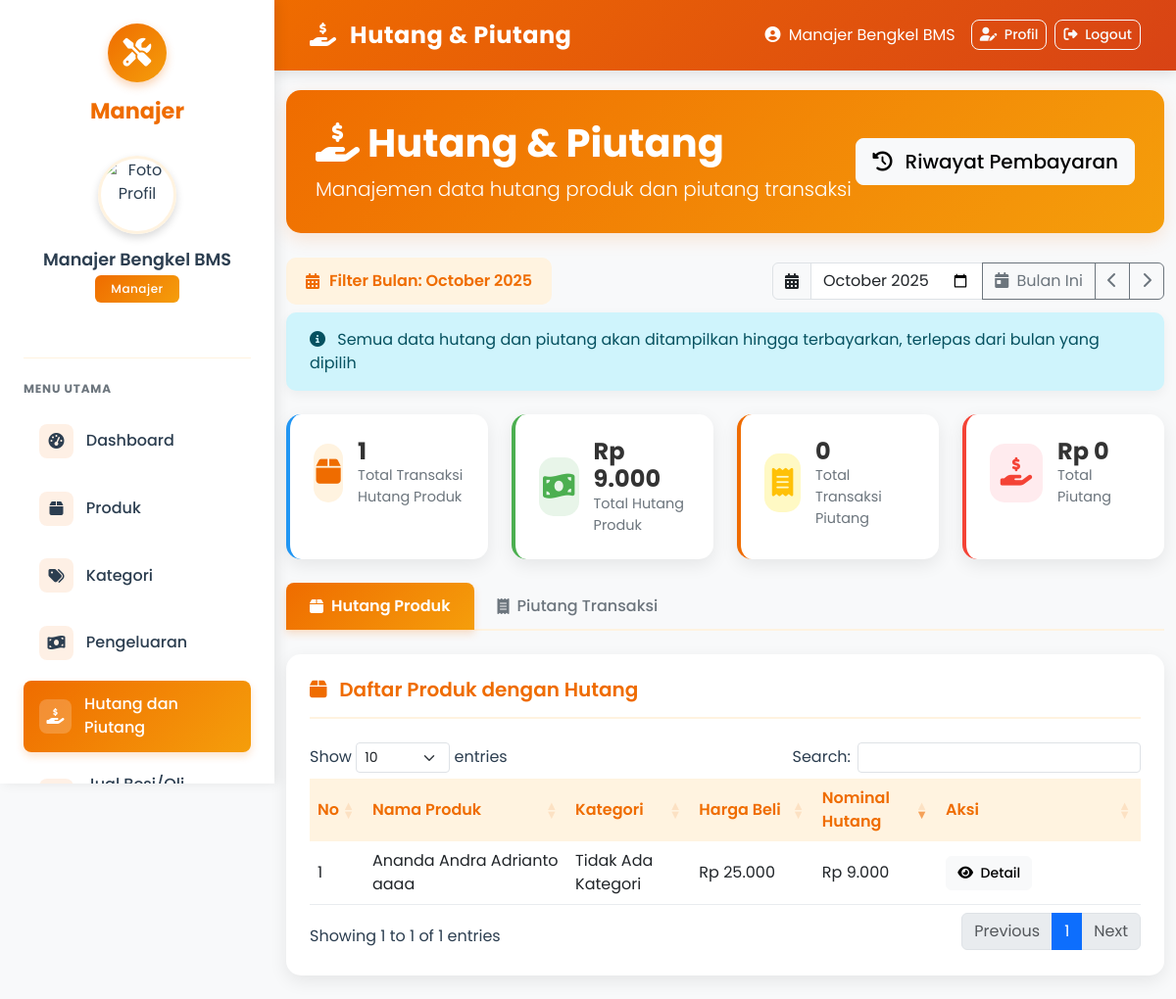
Screenshot of /manajer/hutang_piutang.php (signed in) with the database file from the repository.
### tables this page shows
CREATE TABLE `produk` (
  `id` int(11) NOT NULL,
  `nama` varchar(50) NOT NULL,
  `harga_beli` decimal(10,2) DEFAULT NULL,
  `harga_jual` decimal(10,2) NOT NULL,
  `stok` int(11) NOT NULL,
  `kategori_id` int(11) DEFAULT NULL,
  `hutang_sparepart` enum('Hutang','Cash') DEFAULT 'Cash',
  `nominal_hutang` decimal(10,2) DEFAULT 0.00
);

### manajer/hutang_piutang.php (the view, shortened to what this page needs)
<?php
include '../config.php';
$bulan_ini = date('Y-m');
$bulan_filter = isset($_GET['bulan']) ? $_GET['bulan'] : $bulan_ini;
$hutang_produk_query = "SELECT * FROM produk WHERE hutang_sparepart = 'Hutang' AND nominal_hutang > 0 ORDER BY nominal_hutang DESC";
$hutang_produk_result = mysqli_query($conn, $hutang_produk_query);
$summary_query = "SELECT
                  (SELECT COUNT(*) FROM produk WHERE hutang_sparepart = 'Hutang' AND nominal_hutang > 0) as total_produk_hutang,
                  (SELECT SUM(nominal_hutang) FROM produk WHERE hutang_sparepart = 'Hutang' AND nominal_hutang > 0) as total_hutang_produk,
                  (SELECT COUNT(*) FROM transaksi WHERE status_hutang = 1 AND hutang > 0) as total_transaksi_piutang,
                  (SELECT SUM(hutang) FROM transaksi WHERE status_hutang = 1 AND hutang > 0) as total_piutang_transaksi";
$summary_result = mysqli_query($conn, $summary_query);
$summary_data = mysqli_fetch_assoc($summary_result);
?>
<!DOCTYPE html>
<html lang="id">
<head>
  <link href="https://cdn.jsdelivr.net/npm/bootstrap@5.3.0/dist/css/bootstrap.min.css" rel="stylesheet">
  <link rel="stylesheet" href="https://cdnjs.cloudflare.com/ajax/libs/font-awesome/6.4.0/css/all.min.css">
  <link rel="stylesheet" href="https://cdn.datatables.net/1.13.6/css/dataTables.bootstrap5.min.css">
</head>
<body>
  <?php include 'sidebar.php'; ?>
  <div class="content">
    <nav class="navbar navbar-expand-lg navbar-dark">
      <div class="container-fluid">
        <span class="navbar-brand">
          <i class="fas fa-hand-holding-usd me-2"></i>
          Hutang & Piutang
        </span>
        <div class="d-flex align-items-center">
          <span class="text-white me-3">
            <i class="fas fa-user-circle me-1"></i>
            <?= htmlspecialchars($_SESSION['manajer']['nama']) ?>
          </span>
          <a href="profile.php" class="btn btn-outline-light btn-sm me-2">
            <i class="fas fa-user-edit me-1"></i> Profil
          </a>
          <a href="logout.php" class="btn btn-outline-light btn-sm">
            <i class="fas fa-sign-out-alt me-1"></i> Logout
          </a>
        </div>
      </div>
    </nav>
    <div class="container-fluid">
      <div class="page-header">
        <div class="d-flex justify-content-between align-items-center">
          <div>
            <h1><i class="fas fa-hand-holding-usd me-2"></i>Hutang & Piutang</h1>
            <p class="lead mb-0">Manajemen data hutang produk dan piutang transaksi</p>
          </div>
          <a href="riwayat_hutang_piutang.php" class="btn btn-light btn-lg">
            <i class="fas fa-history me-2"></i>
            Riwayat Pembayaran
          </a>
        </div>
      </div>
      <div class="filter-controls">
        <div class="d-flex gap-2 justify-content-between align-items-center">
          <div class="month-badge">
            <i class="fas fa-calendar-alt"></i>
            <span>Filter Bulan: <?= date('F Y', strtotime($bulan_filter . '-01')) ?></span>
          </div>
          <div class="d-flex gap-2">
            <div class="input-group" style="max-width: 400px;">
              <span class="input-group-text"><i class="fas fa-calendar-alt"></i></span>
              <input type="month" id="bulanTahunFilter" class="form-control" value="<?= $bulan_filter ?>"
                     onchange="filterByMonth(this.value)">
              <button class="btn btn-outline-secondary" onclick="setCurrentMonth()">
                <i class="fas fa-calendar-day me-1"></i> Bulan Ini
              </button>
              <button class="btn btn-outline-secondary" onclick="setPrevMonth()">
                <i class="fas fa-chevron-left"></i>
              </button>
              <button class="btn btn-outline-secondary" onclick="setNextMonth()">
                <i class="fas fa-chevron-right"></i>
              </button>
            </div>
          </div>
        </div>
        <div class="alert alert-info mt-2 mb-0">
          <i class="fas fa-info-circle me-2"></i>
          <span>Semua data hutang dan piutang akan ditampilkan hingga terbayarkan, terlepas dari bulan yang dipilih</span>
        </div>
      </div>
      <div class="row g-4 mb-4">
        <div class="col-md-3">
          <div class="stats-card-wrapper stats-card-blue">
            <div class="stats-card">
              <div class="stats-icon-container">
                <i class="fas fa-box stats-icon stats-icon-products"></i>
              </div>
              <div class="stats-content">
                <h3><?= number_format($summary_data['total_produk_hutang'] ?? 0) ?></h3>
                <p>Total Transaksi Hutang Produk</p>
              </div>
            </div>
          </div>
        </div>
        <div class="col-md-3">
          <div class="stats-card-wrapper stats-card-green">
            <div class="stats-card">
              <div class="stats-icon-container stats-icon-money">
                <i class="fas fa-money-bill-wave stats-icon"></i>
              </div>
              <div class="stats-content">
                <h3>Rp <?= number_format($summary_data['total_hutang_produk'] ?? 0, 0, ',', '.') ?></h3>
                <p>Total Hutang Produk</p>
              </div>
            </div>
          </div>
        </div>
        <div class="col-md-3">
          <div class="stats-card-wrapper stats-card-orange">
            <div class="stats-card">
              <div class="stats-icon-container stats-icon-receipt">
                <i class="fas fa-receipt stats-icon"></i>
              </div>
              <div class="stats-content">
                <h3><?= number_format($summary_data['total_transaksi_piutang'] ?? 0) ?></h3>
                <p>Total Transaksi Piutang</p>
              </div>
            </div>
          </div>
        </div>
        <div class="col-md-3">
          <div class="stats-card-wrapper stats-card-red">
            <div class="stats-card">
              <div class="stats-icon-container stats-icon-total">
                <i class="fas fa-hand-holding-usd stats-icon"></i>
              </div>
              <div class="stats-content">
                <h3>Rp <?= number_format($summary_data['total_piutang_transaksi'] ?? 0, 0, ',', '.') ?></h3>
                <p>Total Piutang</p>
              </div>
            </div>
          </div>
        </div>
      </div>
      <ul class="nav nav-tabs" id="piutangTabs" role="tablist">
        <li class="nav-item" role="presentation">
          <button class="nav-link active" id="hutang-produk-tab" data-bs-toggle="tab" data-bs-target="#hutang-produk" type="button" role="tab">
            <i class="fas fa-box me-2"></i> Hutang Produk
          </button>
        </li>
        <li class="nav-item" role="presentation">
          <button class="nav-link" id="piutang-transaksi-tab" data-bs-toggle="tab" data-bs-target="#piutang-transaksi" type="button" role="tab">
            <i class="fas fa-receipt me-2"></i> Piutang Transaksi
          </button>
        </li>
      </ul>
      <div class="tab-content" id="piutangTabContent">
        <div class="tab-pane fade show active" id="hutang-produk" role="tabpanel" tabindex="0">
          <div class="data-card">
            <div class="card-header-actions">
              <h5 class="card-title">
                <i class="fas fa-box me-2"></i>
                Daftar Produk dengan Hutang
              </h5>
            </div>
            <div class="table-responsive">
              <table class="table table-hover" id="hutangProdukTable">
                <thead>
                  <tr>
                    <th width="5%">No</th>
                    <th width="25%">Nama Produk</th>
                    <th width="15%">Kategori</th>
                    <th width="15%">Harga Beli</th>
                    <th width="15%">Nominal Hutang</th>
                    <th width="25%">Aksi</th>
                  </tr>
                </thead>
                <tbody>
                  <?php
                  $no = 1;
                  if (mysqli_num_rows($hutang_produk_result) > 0):
                    while ($row = mysqli_fetch_assoc($hutang_produk_result)):
                      $kategori_id = $row['kategori_id'];
                      $kategori_query = "SELECT nama_kategori FROM kategori WHERE id = '$kategori_id'";
                      $kategori_result = mysqli_query($conn, $kategori_query);
                      $kategori_name = mysqli_fetch_assoc($kategori_result)['nama_kategori'] ?? 'Tidak Ada Kategori';
                  ?>
                  <tr>
                    <td><?= $no++ ?></td>
                    <td><?= htmlspecialchars($row['nama']) ?></td>
                    <td><?= htmlspecialchars($kategori_name) ?></td>
                    <td>Rp <?= number_format($row['harga_beli'], 0, ',', '.') ?></td>
                    <td>Rp <?= number_format($row['nominal_hutang'], 0, ',', '.') ?></td>
                    <td>
                      <a href="hutang_detail.php?id=<?= $row['id'] ?>" class="btn btn-sm btn-light btn-action">
                        <i class="fas fa-eye me-1"></i> Detail
                      </a>
                    </td>
                  </tr>
                  <?php
                    endwhile;
                  else:
                  ?>
                  <tr>
                    <td colspan="6" class="text-center py-4">Tidak ada produk dengan hutang</td>
                  </tr>
                  <?php endif; ?>
                </tbody>
              </table>
            </div>
          </div>
        </div>
      </div>
    </div>
  </div>
</body>
</html>

### manajer/hutang_piutang.php (style rules this page uses)
:root { --primary-orange: #EF6C00; --secondary-orange: #F59E0B; --light-orange: #FFF3E0; --accent-orange: #D84315; --white: #ffffff; --light-gray: #f8f9fa; --text-dark: #2C3E50; --border-color: #e1e7ef; }
body { font-family: 'Poppins', sans-serif; background-color: var(--light-gray); margin: 0; padding: 0; color: var(--text-dark); }
.content { margin-left: 280px; transition: margin-left 0.3s ease; min-height: 100vh; }
.navbar { background: linear-gradient(135deg, var(--primary-orange), var(--accent-orange)); box-shadow: 0 4px 12px rgba(0, 0, 0, 0.1); border: none; padding: 0.8rem 1.5rem; margin-bottom: 20px; }
.navbar-brand { font-weight: 700; font-size: 1.5rem; color: var(--white); letter-spacing: 0.5px; }
.page-header { background: linear-gradient(135deg, var(--primary-orange), var(--secondary-orange)); border-radius: 15px; padding: 30px; color: var(--white); margin-bottom: 25px; box-shadow: 0 6px 18px rgba(239, 108, 0, 0.15); }
.page-header h1 { font-weight: 700; margin-bottom: 0.5rem; }
.data-card { border: none; border-radius: 15px; overflow: hidden; box-shadow: 0 6px 18px rgba(0, 0, 0, 0.08); background-color: var(--white); padding: 1.5rem; height: 100%; transition: all 0.3s ease; margin-bottom: 1.5rem; }
.stats-card-wrapper { position: relative; border-radius: 15px; overflow: hidden; height: 100%; background-color: white; border-left: 4px solid; box-shadow: 0 6px 18px rgba(0, 0, 0, 0.08); transition: all 0.3s ease; padding: 1.5rem; }
.stats-card-orange { border-left-color: #EF6C00; }
.stats-card-green { border-left-color: #4CAF50; }
.stats-card-red { border-left-color: #F44336; }
.stats-card-blue { border-left-color: #2196F3; }
.stats-card { display: flex; align-items: center; }
.stats-icon-container { width: 60px; height: 60px; border-radius: 15px; margin-right: 15px; display: flex; align-items: center; justify-content: center; background-color: #FFF3E0; }
.stats-icon-products { color: #EF6C00; }
.stats-icon-money { background-color: #E8F5E9; color: #4CAF50; }
.stats-icon-receipt { background-color: #FFF9C4; color: #FFC107; }
.stats-icon-total { background-color: #FFEBEE; color: #F44336; }
.stats-icon { font-size: 1.8rem; }
.stats-content h3 { font-size: 1.5rem; font-weight: 700; margin-bottom: 0; color: #333; }
.stats-content p { font-size: 0.9rem; color: #6c757d; margin-bottom: 0; }
.table { margin-bottom: 0; border-collapse: separate; border-spacing: 0; }
.table th { background-color: var(--light-orange); color: var(--primary-orange); font-weight: 600; border: none; vertical-align: middle; }
.table td { vertical-align: middle; border-color: #e9ecef; }
.card-header-actions { display: flex; justify-content: space-between; align-items: center; padding-bottom: 1rem; margin-bottom: 1.5rem; border-bottom: 2px solid var(--light-orange); }
.card-title { font-size: 1.25rem; font-weight: 600; color: var(--primary-orange); margin-bottom: 0; }
.btn-outline-light { border-radius: 8px; font-weight: 500; transition: all 0.3s ease; }
.btn-light { border-radius: 8px; font-weight: 500; transition: all 0.3s ease; }
.btn-action { padding: 0.4rem 0.7rem; border-radius: 6px; margin-right: 0.25rem; }
.nav-tabs { border-bottom: 2px solid var(--light-orange); margin-bottom: 1.5rem; }
.nav-tabs .nav-link { border: none; color: #6c757d; font-weight: 500; padding: 0.75rem 1.5rem; border-radius: 8px 8px 0 0; transition: all 0.3s ease; }
.nav-tabs .nav-link.active { color: var(--white); background: linear-gradient(135deg, var(--primary-orange), var(--secondary-orange)); font-weight: 600; }
.alert { border-radius: 10px; border: none; padding: 1rem 1.5rem; margin-bottom: 2rem; box-shadow: 0 4px 12px rgba(0, 0, 0, 0.05); }
.filter-controls { margin-bottom: 1.5rem; }
.month-badge { background: var(--light-orange); color: var(--primary-orange); font-weight: 600; padding: 0.75rem 1.25rem; border-radius: 10px; display: flex; align-items: center; gap: 10px; }

### manajer/sidebar.php (style rules this page uses)
.nav-link { display: flex; align-items: center; padding: 0.8rem 1rem; border-radius: 8px; color: #2C3E50; text-decoration: none; transition: all 0.3s ease; font-weight: 500; }
.nav-link.active { background: linear-gradient(135deg, #EF6C00, #F59E0B); color: #ffffff; box-shadow: 0 4px 8px rgba(239, 108, 0, 0.2); }
.nav-link i { font-size: 1rem; }

### rows the page displays
produk: nama "Ananda Andra Adrianto aaaa", kategori_name "Tidak Ada Kategori", harga_beli "25.000", nominal_hutang "9.000"

### other values shown
$_SESSION['manajer']['nama'] "Manajer Bengkel BMS"
date('F Y', strtotime($bulan_filter . '-01')) "October 2025"
$summary_data['total_produk_hutang'] "1"
$summary_data['total_hutang_produk'] "9.000"
$summary_data['total_transaksi_piutang'] "0"
$summary_data['total_piutang_transaksi'] "0"
